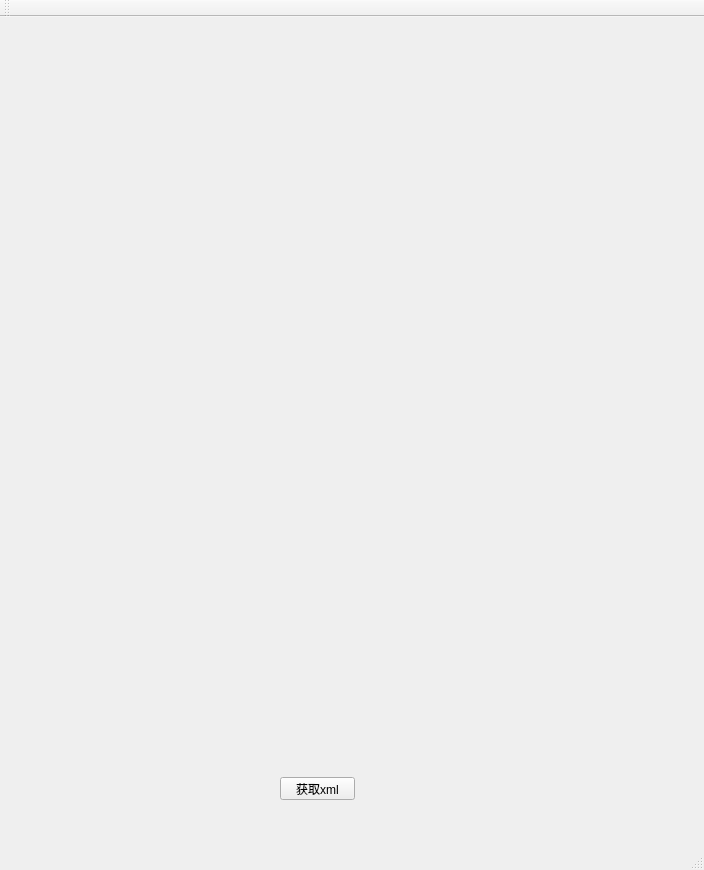
<?xml version="1.0" encoding="UTF-8"?>
<ui version="4.0">
 <class>MserialsUIQtClass</class>
 <widget class="QMainWindow" name="MserialsUIQtClass">
  <property name="geometry">
   <rect>
    <x>0</x>
    <y>0</y>
    <width>704</width>
    <height>870</height>
   </rect>
  </property>
  <property name="windowTitle">
   <string>MserialsUIQt</string>
  </property>
  <widget class="QWidget" name="centralWidget">
   <widget class="QPushButton" name="pushButton_GetXml">
    <property name="geometry">
     <rect>
      <x>280</x>
      <y>760</y>
      <width>75</width>
      <height>23</height>
     </rect>
    </property>
    <property name="text">
     <string>获取xml</string>
    </property>
   </widget>
  </widget>
  <widget class="QMenuBar" name="menuBar">
   <property name="geometry">
    <rect>
     <x>0</x>
     <y>0</y>
     <width>704</width>
     <height>23</height>
    </rect>
   </property>
  </widget>
  <widget class="QToolBar" name="mainToolBar">
   <attribute name="toolBarArea">
    <enum>TopToolBarArea</enum>
   </attribute>
   <attribute name="toolBarBreak">
    <bool>false</bool>
   </attribute>
  </widget>
  <widget class="QStatusBar" name="statusBar"/>
 </widget>
 <layoutdefault spacing="6" margin="11"/>
 <resources>
  <include location="MserialsUIQt.qrc"/>
 </resources>
 <connections>
  <connection>
   <sender>pushButton_GetXml</sender>
   <signal>clicked()</signal>
   <receiver>MserialsUIQtClass</receiver>
   <slot>btn_clicked_getxml()</slot>
   <hints>
    <hint type="sourcelabel">
     <x>496</x>
     <y>281</y>
    </hint>
    <hint type="destinationlabel">
     <x>506</x>
     <y>341</y>
    </hint>
   </hints>
  </connection>
 </connections>
 <slots>
  <slot>btn_clicked_getxml()</slot>
 </slots>
</ui>
